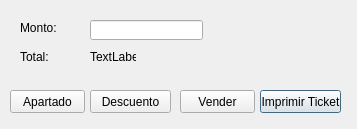
<?xml version="1.0" encoding="UTF-8"?>
<ui version="4.0">
 <class>InformacionVenta</class>
 <widget class="QDialog" name="InformacionVenta">
  <property name="geometry">
   <rect>
    <x>0</x>
    <y>0</y>
    <width>357</width>
    <height>129</height>
   </rect>
  </property>
  <property name="windowTitle">
   <string>Dialog</string>
  </property>
  <widget class="QPushButton" name="pushButton">
   <property name="geometry">
    <rect>
     <x>260</x>
     <y>90</y>
     <width>81</width>
     <height>23</height>
    </rect>
   </property>
   <property name="text">
    <string>Imprimir Ticket</string>
   </property>
  </widget>
  <widget class="QPushButton" name="pushButton_2">
   <property name="geometry">
    <rect>
     <x>90</x>
     <y>90</y>
     <width>81</width>
     <height>23</height>
    </rect>
   </property>
   <property name="text">
    <string>Descuento</string>
   </property>
  </widget>
  <widget class="QPushButton" name="pushButton_3">
   <property name="geometry">
    <rect>
     <x>10</x>
     <y>90</y>
     <width>75</width>
     <height>23</height>
    </rect>
   </property>
   <property name="text">
    <string>Apartado</string>
   </property>
  </widget>
  <widget class="QLabel" name="label">
   <property name="geometry">
    <rect>
     <x>20</x>
     <y>20</y>
     <width>51</width>
     <height>16</height>
    </rect>
   </property>
   <property name="text">
    <string>Monto:</string>
   </property>
  </widget>
  <widget class="QLineEdit" name="lineEdit">
   <property name="geometry">
    <rect>
     <x>90</x>
     <y>20</y>
     <width>113</width>
     <height>20</height>
    </rect>
   </property>
  </widget>
  <widget class="QLabel" name="label_2">
   <property name="geometry">
    <rect>
     <x>20</x>
     <y>50</y>
     <width>46</width>
     <height>13</height>
    </rect>
   </property>
   <property name="text">
    <string>Total:</string>
   </property>
  </widget>
  <widget class="QLabel" name="label_4">
   <property name="geometry">
    <rect>
     <x>90</x>
     <y>50</y>
     <width>46</width>
     <height>13</height>
    </rect>
   </property>
   <property name="text">
    <string>TextLabel</string>
   </property>
  </widget>
  <widget class="QPushButton" name="pushButton_4">
   <property name="geometry">
    <rect>
     <x>180</x>
     <y>90</y>
     <width>75</width>
     <height>23</height>
    </rect>
   </property>
   <property name="text">
    <string>Vender</string>
   </property>
  </widget>
 </widget>
 <resources/>
 <connections/>
</ui>
